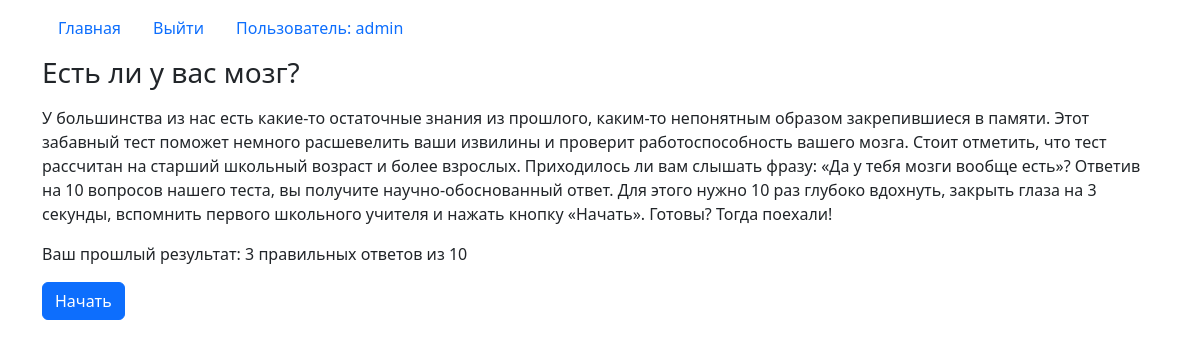
The page /set_page/2/ (signed in) on the database its author committed.
### questionnaire/models.py (models this page shows)
class SetOfTests(models.Model):
    title = models.CharField(
        max_length=50,
        verbose_name='Название теста'
    )
    description = models.TextField(
        verbose_name='Описание теста'
    )

### questionnaire/views.py (the view)
@login_required
def set_page(request, set_id):
    set = get_object_or_404(SetOfTests, pk=set_id)
    cnt_tests = Test.objects.filter(set_of_tests=set).count()
    result = UserResults.objects.get_or_create(
        user=request.user,
        set_of_tests=set
    )[0].count_correct_answer
    context = {
        'set': set,
        'result': result,
        'cnt_tests': cnt_tests
    }
    return render(request, 'questionnaire/set_page.html', context=context)

### templates/questionnaire/set_page.html
{% extends 'base.html'%}
{% block content %}
<div class="container">
<h3>
    <p>{{ set.title }}</p>
</h3>
<p>
    {{ set.description }}
</p>
<p>
    {% if result == 1 %}
        Ваш прошлый результат: {{ result }} правильный ответ из {{ cnt_tests }}
    {% else %}
        Ваш прошлый результат: {{ result }} правильных ответов из {{ cnt_tests }}
    {% endif %}
</p>
<a class="btn btn-primary" href="{% url 'questionnaire:passing_test' set.pk 1%}" role="button">Начать</a>
</div>
{% endblock %}

### templates/includes/header.html (shortened to what this page needs)
{% load static %}
<header>
  <nav class="navbar navbar-nav">
    <div class="container">
       <ul class="nav nav-pills">
        {% with request.resolver_match.view_name as view_name %}
        <li class="nav-item">
          <a class="nav-link
            " href="{% url 'questionnaire:index' %}">
            Главная
          </a>
        </li>
        {% if request.user.is_authenticated %}
        <li class="nav-item">
          <a class="nav-link
          "
          href="{% url 'users:logout' %}"
          >
            Выйти
          </a>
        </li>
        <li class="nav-item">
          <a class="nav-link">
            Пользователь: {{ user.username }}
          </a>
        </li>
        {% endif %}
        {% endwith %}
      </ul>
    </div>
  </nav>
</header>

### rows shown on the page
SetOfTests: title "Есть ли у вас мозг?", description "У большинства из нас есть какие-то остаточные знания из прошлого, каким-то непонятным образом закрепившиеся в памяти. Этот забавный тест поможет немного расшевелить ваши извилины и проверит работоспособность вашего мозга. Стоит отметить, что тест рассчитан на старший школьный возраст и более взрослых. Приходилось ли вам слышать фразу: «Да у тебя мозги вообще есть»? Ответив на 10 вопросов нашего теста, вы получите научно-обоснованный ответ. Для этого нужно 10 раз глубоко вдохнуть, закрыть глаза на 3 секунды, вспомнить первого школьного учителя и нажать кнопку «Начать». Готовы? Тогда поехали!"

### other values the page prints
{{ user.username }} "admin"
{{ result }} "3"
{{ cnt_tests }} "10"
